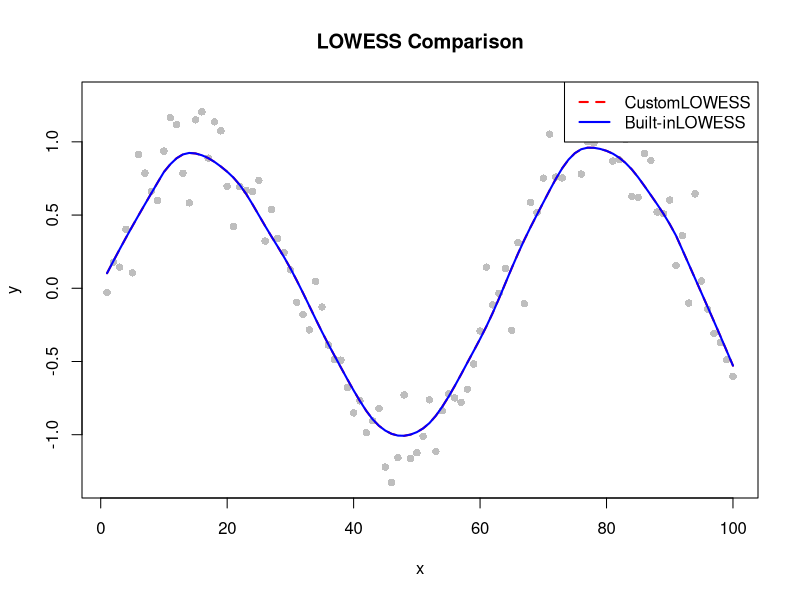

Generate this figure with R:
## ---- chunk 1
# Generate Simulated Data
x <- seq(1, 100, by = 1)
e <- rnorm(length(x), mean = 0, sd = 0.2)
y <- sin(x / 10) + e

# Custom LOWESS function
customLowess <- function(x, y, f) {
  n <- length(x)
  k <- ceiling(f * n)  # Number of nearest neighbors
  y_smooth <- numeric(n)
  
  for (i in 1:n) {
    # Find nearest distances
    distances <- abs(x - x[i])
    sorted <- order(distances)
    nearest <- sorted[1:k]
    
    # Compute weights 
    dmax <- max(distances[nearest])
    w <- (1 - (distances[nearest] / dmax)^3)^3
    W <- diag(w)
    
    # Weighted Regression
    X <- cbind(1, x[nearest])
    beta <- solve(t(X) %*% W %*% X) %*% (t(X) %*% W %*% y[nearest])
    y_smooth[i] <- beta[1] + beta[2] * x[i]
  }
  return(y_smooth)
}

# customLowess
f <- 0.2  
y_custom <- customLowess(x, y, f)

# Built-in Lowess
y_builtin <- lowess(x, y, f = f, iter = 0)$y

# Plot results
plot(x, y, pch = 16, col = "gray", main = "LOWESS Comparison")
lines(x, y_custom, col = "red", lwd = 2, lty = 2)  # Custom LOWESS
lines(x, y_builtin, col = "blue", lwd = 2)  # Built-in LOWESS
legend("topright", legend = c("CustomLOWESS", "Built-inLOWESS"), 
       col = c("red", "blue"), lty = c(2, 1), lwd = 2)
